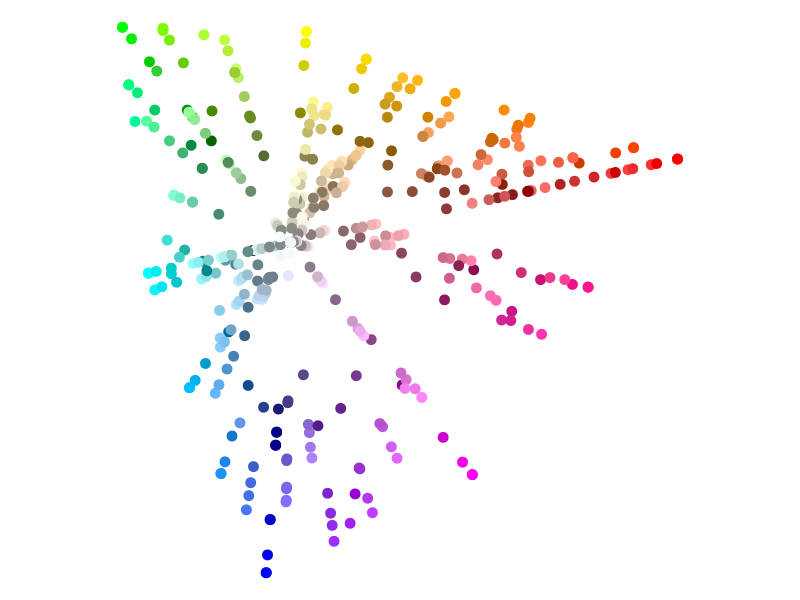
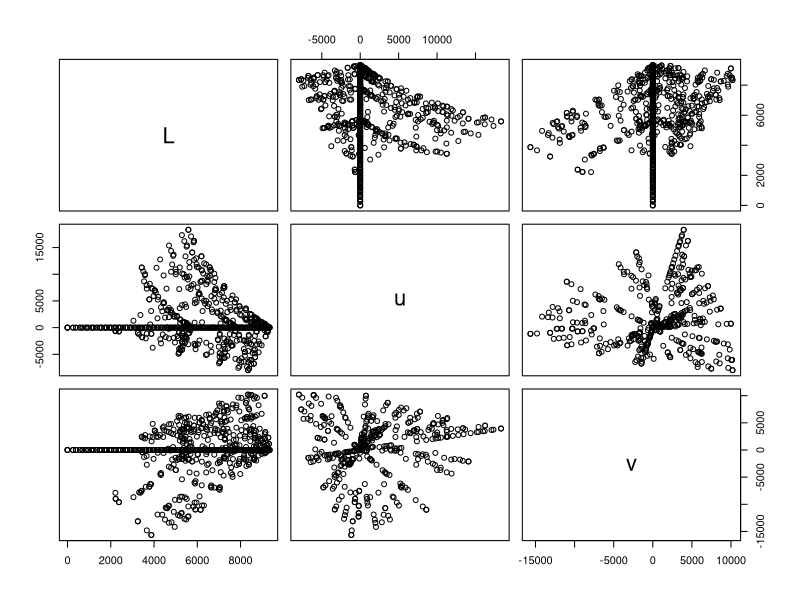
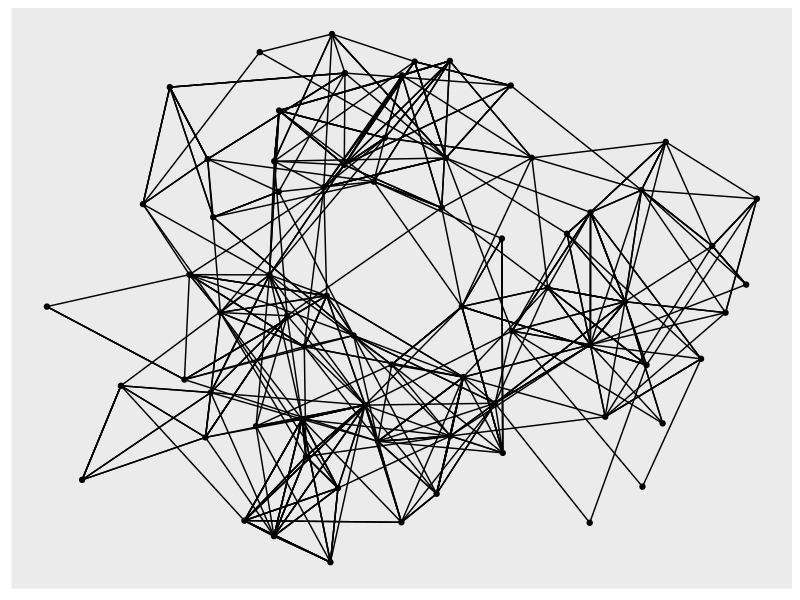
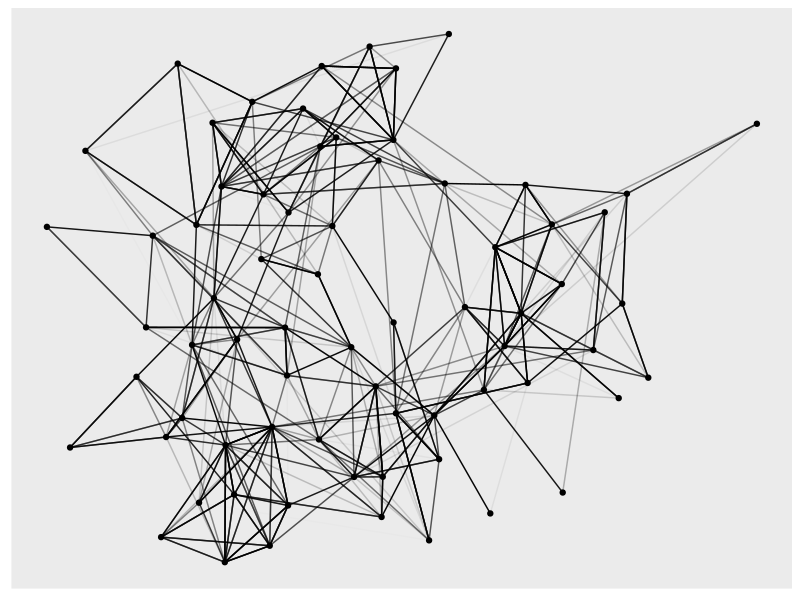
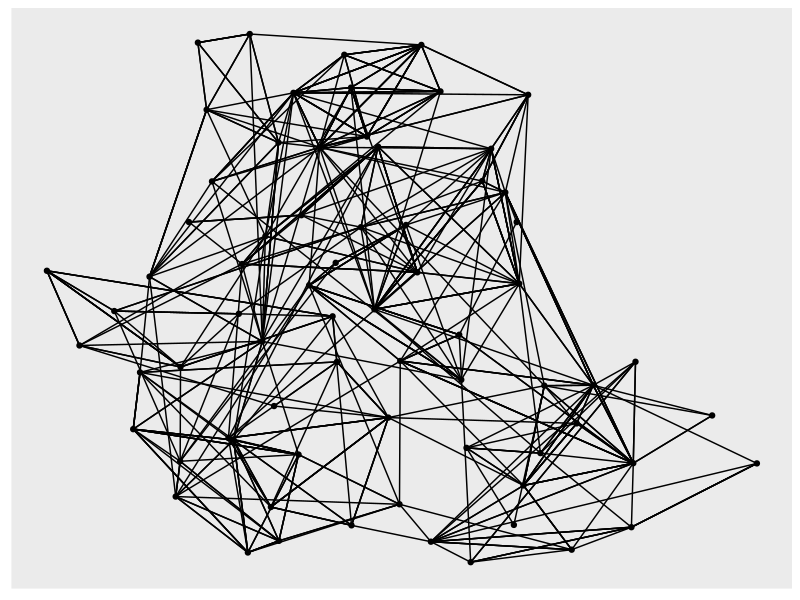
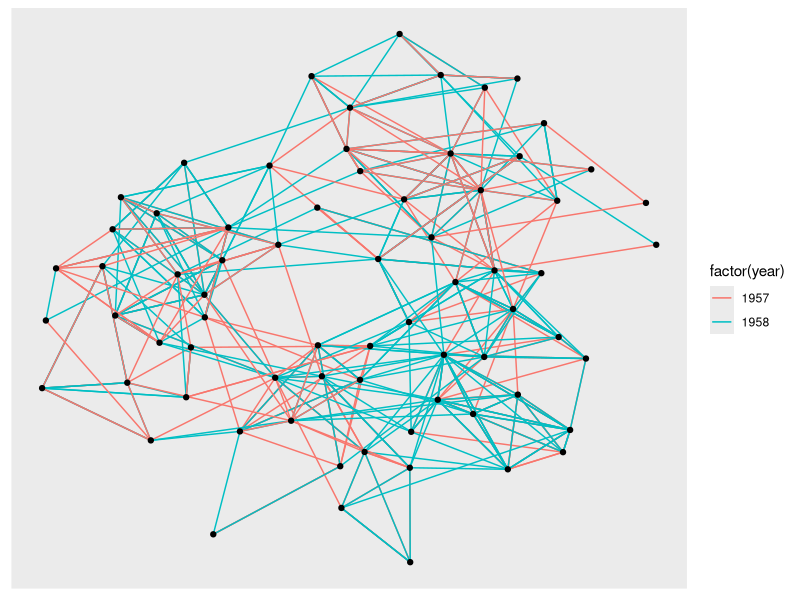
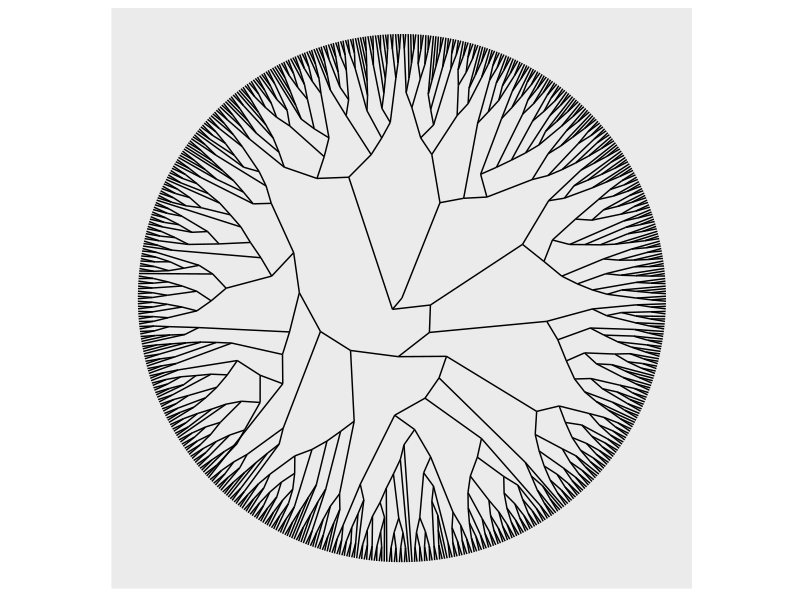
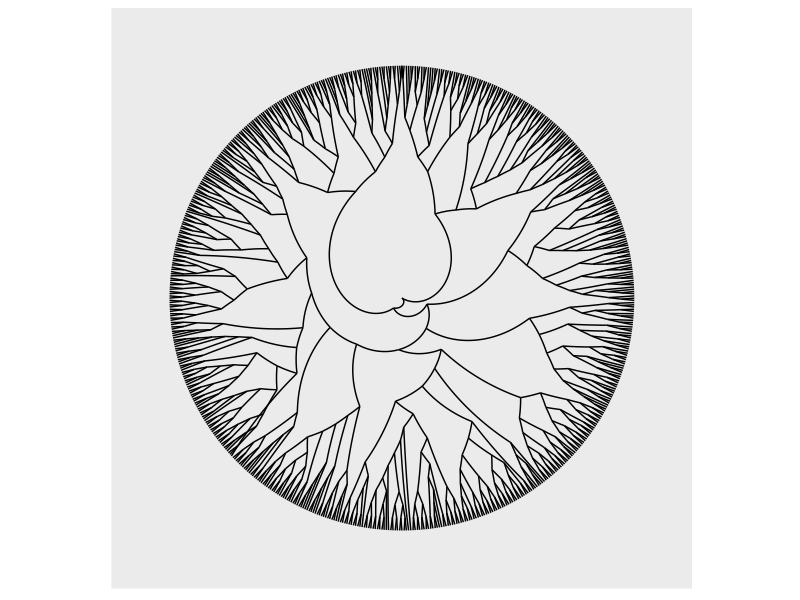

R code for these plots, in order:
## ---- chunk 1
library(tidyverse)
## ---- chunk 2
library(tidygraph)

graph <- tidygraph::play_erdos_renyi(n = 10, p = 0.2) %>% 
  activate(nodes) %>% 
  mutate(class = sample(letters[1:4], n(), replace = TRUE)) %>% 
  activate(edges) %>% 
  arrange(.N()$class[from])

graph
## ---- chunk 3
data(highschool, package = "ggraph")
head(highschool)
## ---- chunk 4
hs_graph <- tidygraph::as_tbl_graph(highschool, directed = FALSE)
hs_graph
## ---- chunk 5
luv_colours <- as.data.frame(convertColor(t(col2rgb(colors())),
                                          "sRGB", "Luv"))
luv_colours$col <- colors()
head(luv_colours)
## ---- chunk 6
ggplot(luv_colours, aes(u, v)) + 
geom_point(aes(colour = col), size = 3) + 
scale_color_identity() + 
coord_equal() +
  theme_void()
## ---- chunk 7
ggplot2::luv_colours[, 1:3] %>% head
plot(ggplot2::luv_colours[, 1:3])
## ---- chunk 8
luv_clust <- hclust(dist(ggplot2::luv_colours[, 1:3]))
## ---- chunk 9
class(luv_clust)
## ---- chunk 10
luv_graph <- as_tbl_graph(luv_clust)
luv_graph;class(luv_graph)
## ---- chunk 11
luv_graph %>% 
  tidygraph::activate(nodes) %>% 
             mutate(centrality = centrality_pagerank()) %>% 
             arrange(desc(centrality))
## ---- chunk 12
library(ggraph)
ggraph(hs_graph) + 
  geom_edge_link() + 
  geom_node_point()
## ---- chunk 13
hs_graph <- hs_graph %>%
  tidygraph::activate(edges) %>% 
             mutate(edge_weights = runif(n()))


ggraph(hs_graph, layout = "stress", weights = edge_weights) + 
  geom_edge_link(aes(alpha = edge_weights)) + 
  geom_node_point() + 
  scale_edge_alpha_identity()
## ---- chunk 14
layout <- ggraph::create_layout(hs_graph, layout = 'drl')

ggraph(layout) + 
  geom_edge_link() + 
  geom_node_point()
## ---- chunk 15
require(ggraph)
require(igraph)

hs_graph2 <- igraph::graph_from_data_frame(highschool)

layout <- create_layout(hs_graph2, layout = "kk")

ggraph(layout) + 
    geom_edge_link(aes(colour = factor(year))) + 
    geom_node_point() 
## ---- chunk 16
g1 <- igraph::graph( edges=c(1,2, 2,3, 3, 1), n=3, directed=F ) 


E(g1); # access to the edges
V(g1); # the vertics
g1[] # access to the matrix
## ---- chunk 17
ggraph(luv_graph, layout = 'dendrogram', circular = TRUE) + 
  geom_edge_link() + 
  coord_fixed()
## ---- chunk 18
ggraph(luv_graph, layout = 'dendrogram') + 
  geom_edge_link() + 
  coord_polar() + 
  scale_y_reverse()
## ---- chunk 19
ggraph(luv_graph, layout = "stress") + 
  geom_edge_link() + 
  geom_node_point(aes(colour =factor(members)),
                  show.legend = F)
## ---- chunk 20
ggraph(luv_graph, layout = "stress") + 
  geom_edge_link() + 
  geom_node_point(aes(colour =centrality_power()))
## ---- chunk 21
ggraph(luv_graph, layout = "treemap") + 
  geom_node_tile(aes(fill = depth))
## ---- chunk 22
set.seed(123)
ggraph(hs_graph, layout = "stress") + 
  geom_edge_link(aes(alpha = after_stat(index)))
## ---- chunk 23
graph <- tidygraph::play_erdos_renyi(n = 10, p = 0.2) %>% 
                    activate(nodes) %>% 
                    mutate(class = sample(letters[1:4], 
                                          n(), replace = TRUE)) %>% 
                    activate(edges) %>% 
                    arrange(.N()$class[from])


ggraph(graph, layout = "stress") + 
  geom_edge_link2(
    aes(colour = node.class), 
    width = 3,
    lineend = "round")
## ---- chunk 24
ggraph(hs_graph, layout = "stress") + 
  geom_edge_parallel()
## ---- chunk 25
ggraph(luv_graph, layout = "dendrogram", height = height) + 
  geom_edge_elbow()
## ---- chunk 26
set.seed(1011)
ggraph(graph, layout = "stress") + 
  geom_edge_link(
    arrow = arrow(), 
    start_cap = circle(5, "mm"),
    end_cap = circle(5, "mm")
  ) + 
  geom_node_point(aes(colour = class), size = 8)
## ---- chunk 27
ggraph(hs_graph, layout = "matrix", sort.by = node_rank_traveller()) + 
  geom_edge_point()
## ---- chunk 28
ggraph(hs_graph, layout = "stress") + 
  geom_edge_link() + 
  geom_node_point() + 
  facet_edges(~year)
